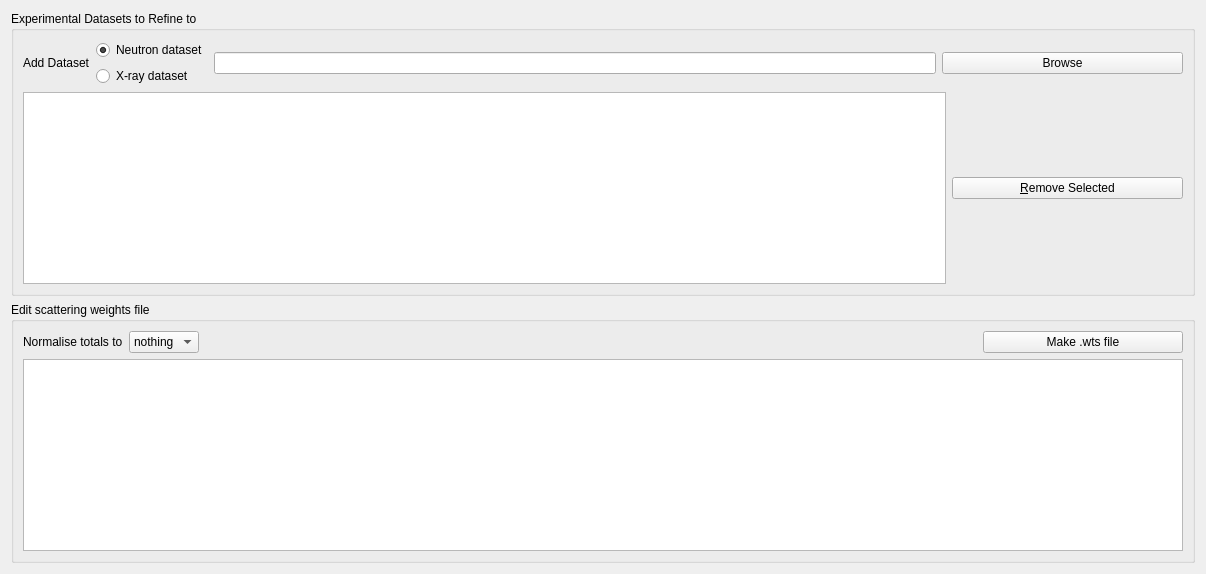
          <widget class="QWidget" name="setupWtsTab">
           <attribute name="title">
            <string>Weights files</string>
           </attribute>
           <layout class="QVBoxLayout" name="verticalLayout_12">
            <item>
             <widget class="QGroupBox" name="groupBox">
              <property name="sizePolicy">
               <sizepolicy hsizetype="Preferred" vsizetype="Preferred">
                <horstretch>3</horstretch>
                <verstretch>0</verstretch>
               </sizepolicy>
              </property>
              <property name="title">
               <string>Experimental Datasets to Refine to</string>
              </property>
              <layout class="QVBoxLayout" name="verticalLayout_3">
               <item>
                <layout class="QHBoxLayout" name="horizontalLayout_6">
                 <item>
                  <widget class="QLabel" name="label_12">
                   <property name="text">
                    <string>Add Dataset</string>
                   </property>
                  </widget>
                 </item>
                 <item>
                  <layout class="QVBoxLayout" name="verticalLayout_2">
                   <item>
                    <widget class="QRadioButton" name="neutronDataRB">
                     <property name="text">
                      <string>Neutron dataset</string>
                     </property>
                     <property name="checked">
                      <bool>true</bool>
                     </property>
                    </widget>
                   </item>
                   <item>
                    <widget class="QRadioButton" name="xrayDataRB">
                     <property name="text">
                      <string>X-ray dataset</string>
                     </property>
                    </widget>
                   </item>
                  </layout>
                 </item>
                 <item>
                  <widget class="QLineEdit" name="dataFileLineEdit">
                   <property name="sizePolicy">
                    <sizepolicy hsizetype="Expanding" vsizetype="Fixed">
                     <horstretch>6</horstretch>
                     <verstretch>0</verstretch>
                    </sizepolicy>
                   </property>
                   <property name="text">
                    <string/>
                   </property>
                  </widget>
                 </item>
                 <item>
                  <widget class="QPushButton" name="dataFileBrowseButton">
                   <property name="sizePolicy">
                    <sizepolicy hsizetype="Minimum" vsizetype="Fixed">
                     <horstretch>2</horstretch>
                     <verstretch>0</verstretch>
                    </sizepolicy>
                   </property>
                   <property name="text">
                    <string>Browse</string>
                   </property>
                  </widget>
                 </item>
                </layout>
               </item>
               <item>
                <layout class="QHBoxLayout" name="horizontalLayout_7">
                 <item>
                  <widget class="QTableWidget" name="dataFileTable">
                   <property name="sizePolicy">
                    <sizepolicy hsizetype="Expanding" vsizetype="Expanding">
                     <horstretch>4</horstretch>
                     <verstretch>0</verstretch>
                    </sizepolicy>
                   </property>
                  </widget>
                 </item>
                 <item>
                  <widget class="QPushButton" name="removeDataFileButton">
                   <property name="sizePolicy">
                    <sizepolicy hsizetype="Minimum" vsizetype="Fixed">
                     <horstretch>1</horstretch>
                     <verstretch>1</verstretch>
                    </sizepolicy>
                   </property>
                   <property name="text">
                    <string>&amp;Remove Selected</string>
                   </property>
                  </widget>
                 </item>
                </layout>
               </item>
              </layout>
             </widget>
            </item>
            <item>
             <widget class="QGroupBox" name="groupBox_7">
              <property name="sizePolicy">
               <sizepolicy hsizetype="Preferred" vsizetype="Preferred">
                <horstretch>4</horstretch>
                <verstretch>0</verstretch>
               </sizepolicy>
              </property>
              <property name="title">
               <string>Edit scattering weights file</string>
              </property>
              <layout class="QVBoxLayout" name="verticalLayout">
               <item>
                <layout class="QHBoxLayout" name="horizontalLayout_4">
                 <item>
                  <widget class="QLabel" name="label_16">
                   <property name="text">
                    <string>Normalise totals to</string>
                   </property>
                   <property name="buddy">
                    <cstring>normalisationComboBox</cstring>
                   </property>
                  </widget>
                 </item>
                 <item>
                  <widget class="QComboBox" name="normalisationComboBox">
                   <property name="sizePolicy">
                    <sizepolicy hsizetype="Preferred" vsizetype="Fixed">
                     <horstretch>1</horstretch>
                     <verstretch>0</verstretch>
                    </sizepolicy>
                   </property>
                   <property name="minimumSize">
                    <size>
                     <width>0</width>
                     <height>0</height>
                    </size>
                   </property>
                   <item>
                    <property name="text">
                     <string>nothing</string>
                    </property>
                   </item>
                   <item>
                    <property name="text">
                     <string>&lt;b&gt;^2</string>
                    </property>
                   </item>
                   <item>
                    <property name="text">
                     <string>&lt;b^2&gt;</string>
                    </property>
                   </item>
                  </widget>
                 </item>
                 <item>
                  <spacer name="horizontalSpacer_4">
                   <property name="orientation">
                    <enum>Qt::Horizontal</enum>
                   </property>
                   <property name="sizeHint" stdset="0">
                    <size>
                     <width>778</width>
                     <height>20</height>
                    </size>
                   </property>
                  </spacer>
                 </item>
                 <item>
                  <widget class="QPushButton" name="makeWtsButton">
                   <property name="sizePolicy">
                    <sizepolicy hsizetype="Minimum" vsizetype="Fixed">
                     <horstretch>1</horstretch>
                     <verstretch>0</verstretch>
                    </sizepolicy>
                   </property>
                   <property name="minimumSize">
                    <size>
                     <width>200</width>
                     <height>0</height>
                    </size>
                   </property>
                   <property name="text">
                    <string>Make .wts file</string>
                   </property>
                  </widget>
                 </item>
                </layout>
               </item>
               <item>
                <widget class="QTableWidget" name="atomWtsTable"/>
               </item>
              </layout>
             </widget>
            </item>
           </layout>
          </widget>
